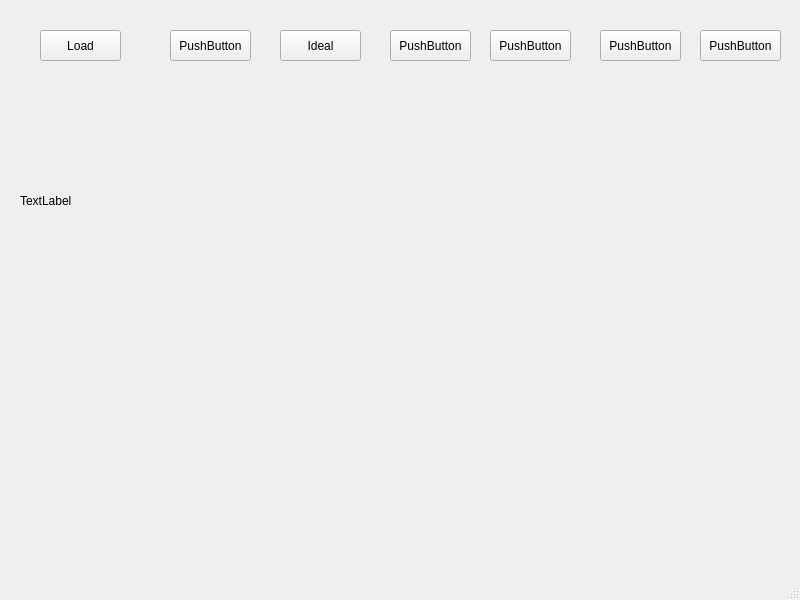
<?xml version="1.0" encoding="UTF-8"?>
<ui version="4.0">
 <class>MainWindow</class>
 <widget class="QMainWindow" name="MainWindow">
  <property name="geometry">
   <rect>
    <x>0</x>
    <y>0</y>
    <width>800</width>
    <height>600</height>
   </rect>
  </property>
  <property name="windowTitle">
   <string>MainWindow</string>
  </property>
  <widget class="QWidget" name="centralwidget">
   <widget class="QPushButton" name="loadBtn">
    <property name="geometry">
     <rect>
      <x>40</x>
      <y>30</y>
      <width>81</width>
      <height>31</height>
     </rect>
    </property>
    <property name="text">
     <string>Load</string>
    </property>
   </widget>
   <widget class="QLabel" name="orgImage">
    <property name="geometry">
     <rect>
      <x>20</x>
      <y>100</y>
      <width>291</width>
      <height>201</height>
     </rect>
    </property>
    <property name="text">
     <string>TextLabel</string>
    </property>
   </widget>
   <widget class="QPushButton" name="pushButton_2">
    <property name="geometry">
     <rect>
      <x>170</x>
      <y>30</y>
      <width>81</width>
      <height>31</height>
     </rect>
    </property>
    <property name="text">
     <string>PushButton</string>
    </property>
   </widget>
   <widget class="QPushButton" name="idealBtn">
    <property name="geometry">
     <rect>
      <x>280</x>
      <y>30</y>
      <width>81</width>
      <height>31</height>
     </rect>
    </property>
    <property name="text">
     <string>Ideal</string>
    </property>
   </widget>
   <widget class="QPushButton" name="pushButton_4">
    <property name="geometry">
     <rect>
      <x>390</x>
      <y>30</y>
      <width>81</width>
      <height>31</height>
     </rect>
    </property>
    <property name="text">
     <string>PushButton</string>
    </property>
   </widget>
   <widget class="QPushButton" name="pushButton_5">
    <property name="geometry">
     <rect>
      <x>490</x>
      <y>30</y>
      <width>81</width>
      <height>31</height>
     </rect>
    </property>
    <property name="text">
     <string>PushButton</string>
    </property>
   </widget>
   <widget class="QPushButton" name="pushButton_6">
    <property name="geometry">
     <rect>
      <x>600</x>
      <y>30</y>
      <width>81</width>
      <height>31</height>
     </rect>
    </property>
    <property name="text">
     <string>PushButton</string>
    </property>
   </widget>
   <widget class="QPushButton" name="pushButton_7">
    <property name="geometry">
     <rect>
      <x>700</x>
      <y>30</y>
      <width>81</width>
      <height>31</height>
     </rect>
    </property>
    <property name="text">
     <string>PushButton</string>
    </property>
   </widget>
  </widget>
  <widget class="QMenuBar" name="menubar">
   <property name="geometry">
    <rect>
     <x>0</x>
     <y>0</y>
     <width>800</width>
     <height>18</height>
    </rect>
   </property>
  </widget>
  <widget class="QStatusBar" name="statusbar"/>
 </widget>
 <resources/>
 <connections/>
</ui>
